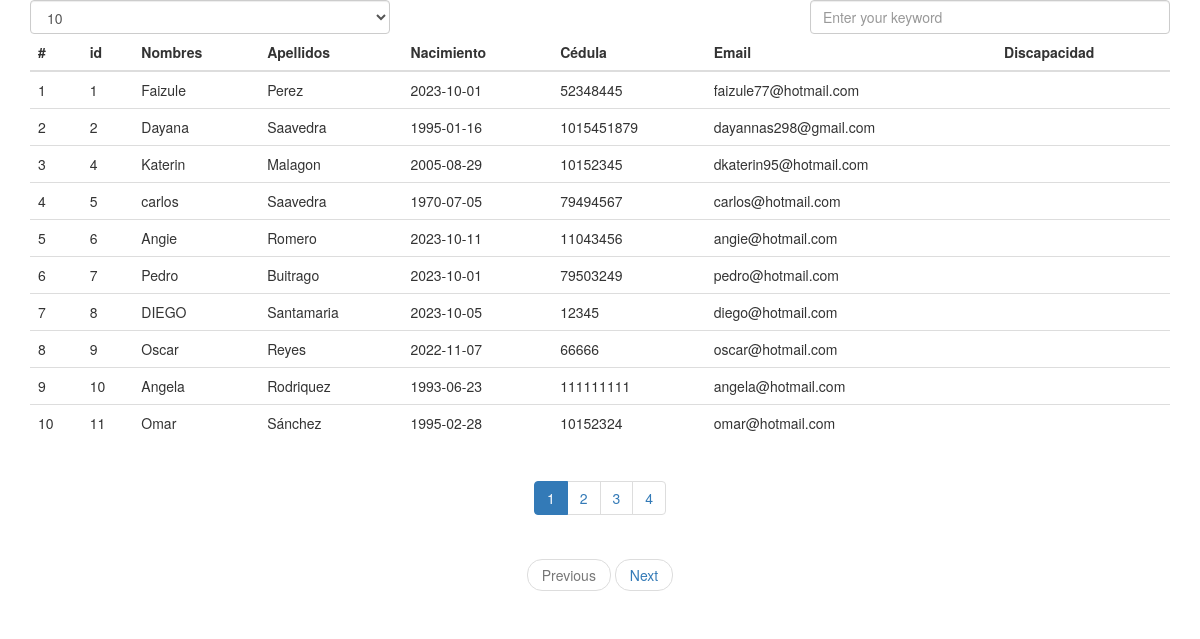
The page /table_consult.php on the database its author committed.
### tables this page shows
CREATE TABLE `users` (
  `id` int(10) NOT NULL,
  `names` varchar(255) NOT NULL,
  `lastname` varchar(255) NOT NULL,
  `birth` date NOT NULL,
  `id_person` varchar(20) NOT NULL,
  `email` varchar(100) NOT NULL,
  `pass` varchar(30) NOT NULL,
  `pass2` varchar(30) NOT NULL,
  `discapacidad` varchar(10) NOT NULL
);

### table_consult.php (the view, shortened to what this page needs)
<?php
    include 'db/conexion.php';
    $query = mysqli_query($conexion, "SELECT * FROM users")
?>
<!DOCTYPE html>
<html lang="es">
<head>
    <link rel="stylesheet" href="https://cdnjs.cloudflare.com/ajax/libs/twitter-bootstrap/3.3.7/css/bootstrap.min.css">
</head>
<body>
<div class="wrapper">
    <div class="container">
            <div class="filter">
            <div class="row">
                <div class="col-sm-4">
                <div class="show-row">
                    <select class="form-control">
                    <option value="10" selected="selected">10</option>
                    </select>
                </div>
                </div>
                <div class="col-sm-4">
                <div class="search-row">
                    <input type="text" name="search" class="form-control" placeholder="Enter your keyword">
                </div>
                </div>
            </div>
            </div>
        <table id="music" class="table table-responsive table-hover">
            <thead>
            <tr  class="myHead">
                <th>#</th>
                <th>id</th>
                <th>Nombres</th>
                <th>Apellidos</th>
                <th>Nacimiento</th>
                <th>Cédula</th>
                <th>Email</th>
                <th>Discapacidad</th>
            </tr>
            </thead>
            <tbody>
            <?php
            while ($datos = mysqli_fetch_array($query)) {
                $id = $datos['id'];
                $nombre = $datos['names'];
                $apellido = $datos['lastname'];
                $nacimiento = $datos['birth'];
                $cedula = $datos['id_person'];
                $email = $datos['email'];
                $discapacidad= $datos['discapacidad'];
                echo'
                <tr data-url="FQS7i2z1CoA">
                    <td></td>
                    <td>'.$id.'</td>
                    <td>'.$nombre.'</td>
                    <td>'.$apellido.'</td>
                    <td>'.$nacimiento.'</td>
                    <td>'.$cedula.'</td>
                    <td>'.$email.'</td>
                    <td>'.$discapacidad.'</td>
                </tr>
                </tr>
                ';
            }
            ?>
            </tbody>
        </table>
        <div class="text-center controller">
            <ul class="pagination"></ul>
            <ul class="pager">
            <li ><a href="javascript:void(0)" class="prev">Previous</a></li>
            <li><a href="javascript:void(0)" class="next">Next</a></li>
            </ul>
        </div>
    </div>
</div>
</body>
</html>

### rows shown on the page
users: id "1", names "Faizule", lastname "Perez", birth "2023-10-01", id_person "52348445", email "faizule77@hotmail.com"
users: id "2", names "Dayana", lastname "Saavedra", birth "1995-01-16", id_person "1015451879", email "dayannas298@gmail.com"
users: id "4", names "Katerin", lastname "Malagon", birth "2005-08-29", id_person "10152345", email "dkaterin95@hotmail.com"
users: id "5", names "carlos", lastname "Saavedra", birth "1970-07-05", id_person "79494567", email "carlos@hotmail.com"
users: id "6", names "Angie", lastname "Romero", birth "2023-10-11", id_person "11043456", email "angie@hotmail.com"
users: id "7", names "Pedro", lastname "Buitrago", birth "2023-10-01", id_person "79503249", email "pedro@hotmail.com"
users: id "8", names "DIEGO", lastname "Santamaria", birth "2023-10-05", id_person "12345", email "diego@hotmail.com"
users: id "9", names "Oscar", lastname "Reyes", birth "2022-11-07", id_person "66666", email "oscar@hotmail.com"
users: id "10", names "Angela", lastname "Rodriquez", birth "1993-06-23", id_person "111111111", email "angela@hotmail.com"
users: id "11", names "Omar", lastname "Sánchez", birth "1995-02-28", id_person "10152324", email "omar@hotmail.com"
